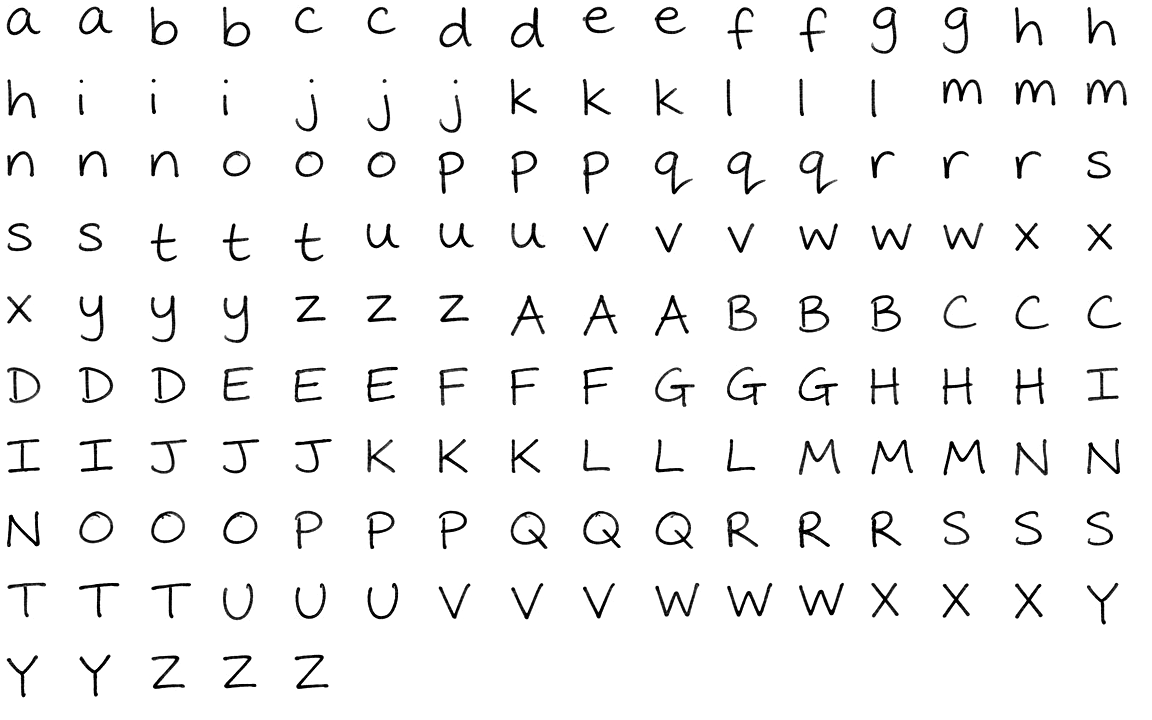
#> input picture skills/handwrite/glyphsets/casual-blue/contact.png, 1152 x 720 px
$ python -i glyphmint.py   (imports and definitions only)
#> lines starting #> are read from the running program, lines starting #| are printed output that depends on the picture
#> further down, picture is the input picture: PIL image 1152x720 L; min 0, max 255, mean 243.9
#!/usr/bin/env python3
"""
glyphmint — mint a real alphabet from an image model, once, and keep it forever.

The measured ceiling of every font-based handwriting renderer is letterform variety. Warping
one outline gets `glyph_uniqueness` to about 0.62; a real hand sits at 0.31, and the distance
is topology — a person writes an `a` with an open loop, then a closed one, and no amount of
displacement turns one into the other.

Image models are bad at writing a PAGE (they garble text at density, cannot hold one hand for
40 pages, and emit no vector). They are very good at writing an ALPHABET SHEET. So the split
is: the model draws the letters, this engine draws the page.

    glyphmint.py mint --name casual-blue --repeats 3

Three specimen sheets (lowercase, uppercase, digits and punctuation), each holding the set
written out several times by the same hand, are segmented into individually cropped glyphs
with a measured baseline and x-height, and cached under `glyphsets/<name>/`.

Cost, measured 2026-09-21 on OpenRouter: $0.034 a sheet on google/gemini-3.1-flash-lite-image,
so about **$0.10 for a complete hand** with three variants of every character — paid once.
google/gemini-3-pro-image is $0.1375 a sheet and worth it only if the cheap one keeps failing
validation for a style you want.
"""
import argparse, base64, io, json, os, re, sys, urllib.request

import numpy as np
from PIL import Image, ImageFilter

HERE = os.path.dirname(os.path.abspath(__file__))
SETS = os.path.join(os.path.dirname(HERE), "glyphsets")

CHEAP = "google/gemini-3.1-flash-lite-image"
GOOD = "google/gemini-3-pro-image"

# Rows are short on purpose. A sheet asked for 26 letters in one line comes back with the
# letters cramped and touching, and touching letters cannot be segmented.
SHEETS = {
    "lower":  ["abcdefg", "hijklmn", "opqrstu", "vwxyz"],
    "upper":  ["ABCDEFG", "HIJKLMN", "OPQRSTU", "VWXYZ"],
    "digits": ["012345", "6789"],
    "punct":  [".,;:", "!?-&"],
}
# letters whose ink sits on the baseline (no descender) — these define the row's baseline
NO_DESCENDER = set("abcdehiklmnorstuvwxzABCDEFGHIJKLMNOPQRSTUVWXYZ0123456789.,:!?'\"()-&")
# letters whose height IS the x-height — these define the row's scale
X_HEIGHT = set("acemnorsuvwxz")
# digits are cap-height in most hands, so a digits row divides by CAP_RATIO too
# cap height over x-height in everyday handwriting; measured across the minted sheets
CAP_RATIO = 1.42

# [32 lines left out: functions prompt_for, call_model, not called in this run]

# ------------------------------------------------------------------ segmentation
def ink_alpha(img):
    """Ink as 0..1 alpha, measured against the local paper rather than a fixed threshold —
    the specimen sheets come back with uneven lighting and a hard threshold eats thin strokes."""
    g = np.asarray(img.convert("L"), np.float32) / 255.0
    bg = np.asarray(img.convert("L").filter(ImageFilter.GaussianBlur(31)), np.float32) / 255.0
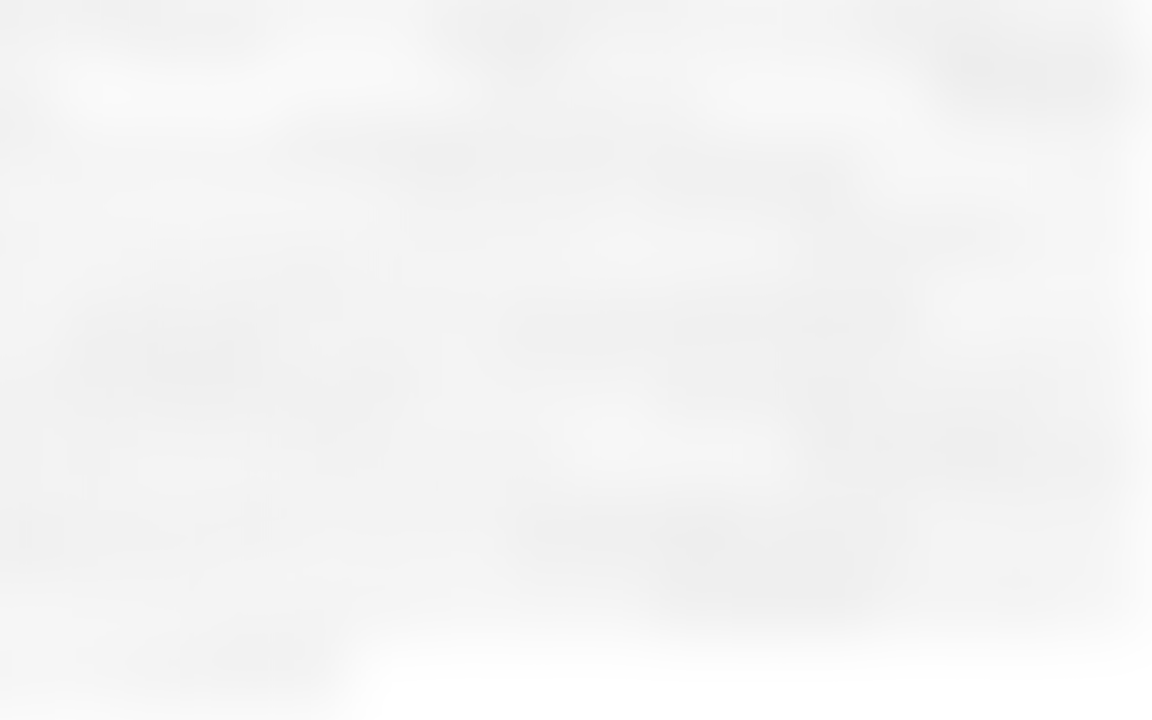
#> bg: shape (720, 1152) float32; min 0.929, max 1, mean 0.958
    d = np.clip(bg - g, 0, 1)
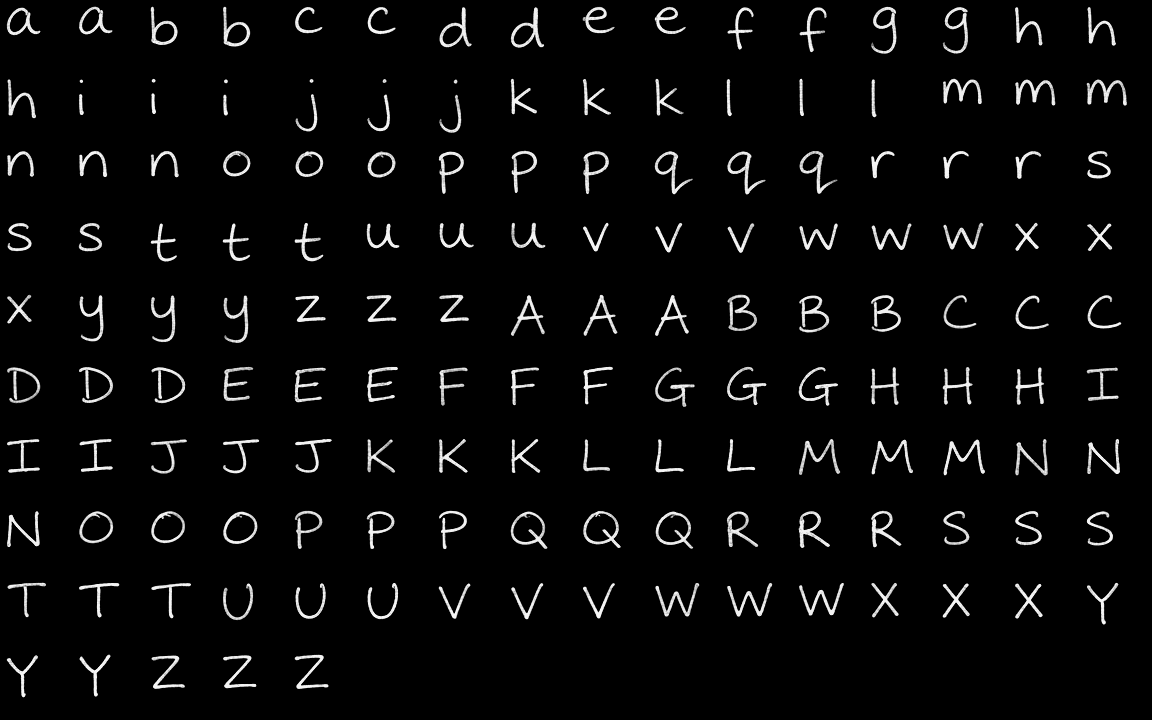
#> d: shape (720, 1152) float32; min 0, max 0.976, mean 0.0406
    hi = float(np.percentile(d, 99.5))
#> hi = 0.953
    if hi < 0.05:
        return None
    return np.clip(d / hi, 0, 1)

# [149 lines left out: functions label, boxes, attach_dots, group_rows, merge_overlapping, segment, not called in this run]

# ------------------------------------------------------------------ store
# Letters only. Digits were minted on the same sheet as the punctuation rows, those rows
# fail validation most of the time, and their stray marks get assigned to whatever row
# validates next — "March 8, 2025" rendered as "March 8,, O, ." Measured 2026-09-21.
# Digits and punctuation fall back to the font, where nobody reads a 7 as handwritten anyway.
# Digits are back, on a sheet of their OWN. They were originally minted beside the
# punctuation rows; those rows fail validation most of the time and their stray marks were
# assigned to whatever row validated next, so "March 8, 2025" rendered as "March 8,, O, .".
# Punctuation still falls back to the font — a comma and a speck are the same shape.
SAFE = set("abcdefghijklmnopqrstuvwxyzABCDEFGHIJKLMNOPQRSTUVWXYZ0123456789")

# [25 lines left out: function intra_letter_correlation, not called in this run]

MISASSIGN_BELOW = 0.40

# [139 lines left out: functions save_set, load_key, contact_sheet, main, not called in this run]

# [2 lines not run here, left out]

>>> from PIL import Image
>>> picture = Image.open('../glyphsets/casual-blue/contact.png')
>>> result = ink_alpha(picture)
